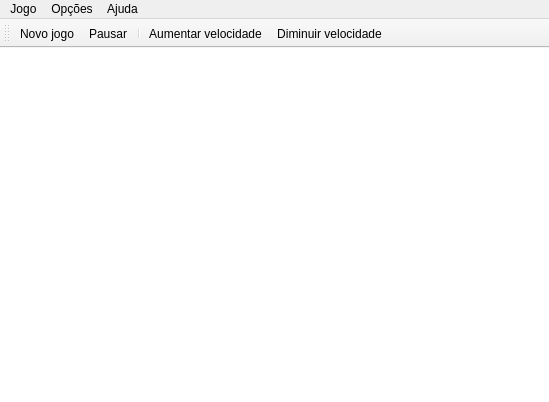
<?xml version="1.0" encoding="UTF-8"?>
<ui version="4.0">
 <class>MainWindow</class>
 <widget class="QMainWindow" name="MainWindow">
  <property name="geometry">
   <rect>
    <x>0</x>
    <y>0</y>
    <width>549</width>
    <height>402</height>
   </rect>
  </property>
  <property name="windowTitle">
   <string>Serial Pong</string>
  </property>
  <widget class="QWidget" name="centralWidget">
   <layout class="QVBoxLayout" name="verticalLayout">
    <property name="margin">
     <number>0</number>
    </property>
    <item>
     <widget class="QGraphicsView" name="graphicsView">
      <property name="frameShape">
       <enum>QFrame::NoFrame</enum>
      </property>
      <property name="verticalScrollBarPolicy">
       <enum>Qt::ScrollBarAlwaysOff</enum>
      </property>
      <property name="horizontalScrollBarPolicy">
       <enum>Qt::ScrollBarAlwaysOff</enum>
      </property>
      <property name="renderHints">
       <set>QPainter::Antialiasing|QPainter::TextAntialiasing</set>
      </property>
      <property name="cacheMode">
       <set>QGraphicsView::CacheBackground</set>
      </property>
      <property name="viewportUpdateMode">
       <enum>QGraphicsView::BoundingRectViewportUpdate</enum>
      </property>
     </widget>
    </item>
   </layout>
  </widget>
  <widget class="QMenuBar" name="menuBar">
   <property name="geometry">
    <rect>
     <x>0</x>
     <y>0</y>
     <width>549</width>
     <height>29</height>
    </rect>
   </property>
   <widget class="QMenu" name="menuGame">
    <property name="title">
     <string>Jogo</string>
    </property>
    <addaction name="actionNewGame"/>
    <addaction name="actionPause"/>
    <addaction name="separator"/>
    <addaction name="actionQuit"/>
   </widget>
   <widget class="QMenu" name="menuOptions">
    <property name="title">
     <string>Opções</string>
    </property>
    <addaction name="actionControls"/>
    <addaction name="separator"/>
    <addaction name="actionVelocityPlus"/>
    <addaction name="actionVelocityMinus"/>
   </widget>
   <widget class="QMenu" name="menuHelp">
    <property name="title">
     <string>Ajuda</string>
    </property>
    <addaction name="actionAbout"/>
   </widget>
   <addaction name="menuGame"/>
   <addaction name="menuOptions"/>
   <addaction name="menuHelp"/>
  </widget>
  <widget class="QToolBar" name="mainToolBar">
   <attribute name="toolBarArea">
    <enum>TopToolBarArea</enum>
   </attribute>
   <attribute name="toolBarBreak">
    <bool>false</bool>
   </attribute>
   <addaction name="actionNewGame"/>
   <addaction name="actionPause"/>
   <addaction name="separator"/>
   <addaction name="actionVelocityPlus"/>
   <addaction name="actionVelocityMinus"/>
  </widget>
  <action name="actionNewGame">
   <property name="icon">
    <iconset resource="../resources/icons.qrc">
     <normaloff>:/new</normaloff>:/new</iconset>
   </property>
   <property name="text">
    <string>Novo jogo</string>
   </property>
   <property name="toolTip">
    <string>Iniciar um novo jogo</string>
   </property>
   <property name="shortcut">
    <string>Ctrl+N</string>
   </property>
  </action>
  <action name="actionAbout">
   <property name="icon">
    <iconset>
     <normaloff/>
    </iconset>
   </property>
   <property name="text">
    <string>Sobre</string>
   </property>
   <property name="toolTip">
    <string>Sobre o jogo</string>
   </property>
  </action>
  <action name="actionQuit">
   <property name="icon">
    <iconset>
     <normaloff/>
    </iconset>
   </property>
   <property name="text">
    <string>Sair</string>
   </property>
  </action>
  <action name="actionControls">
   <property name="text">
    <string>Controles</string>
   </property>
  </action>
  <action name="actionPause">
   <property name="text">
    <string>Pausar</string>
   </property>
   <property name="toolTip">
    <string>Pausar o jogo</string>
   </property>
   <property name="shortcut">
    <string>P</string>
   </property>
  </action>
  <action name="actionVelocityPlus">
   <property name="icon">
    <iconset resource="../resources/icons.qrc">
     <normaloff>:/plus</normaloff>:/plus</iconset>
   </property>
   <property name="text">
    <string>Aumentar velocidade</string>
   </property>
   <property name="toolTip">
    <string>Aumentar a velocidade da bola</string>
   </property>
   <property name="shortcut">
    <string>+</string>
   </property>
  </action>
  <action name="actionVelocityMinus">
   <property name="icon">
    <iconset resource="../resources/icons.qrc">
     <normaloff>:/minus</normaloff>:/minus</iconset>
   </property>
   <property name="text">
    <string>Diminuir velocidade</string>
   </property>
   <property name="toolTip">
    <string>Diminuir a velocidade da bola</string>
   </property>
   <property name="shortcut">
    <string>-</string>
   </property>
  </action>
 </widget>
 <layoutdefault spacing="6" margin="11"/>
 <resources>
  <include location="../resources/icons.qrc"/>
 </resources>
 <connections/>
</ui>
